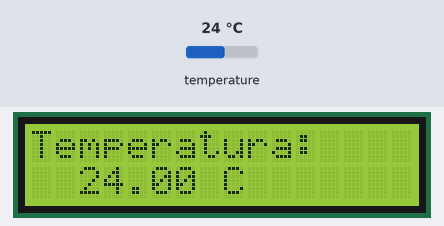
This sketch was run on a simulated Arduino Uno, built with avr-gcc and run on an emulated ATmega328P. On the bench: 16×2 character LCD. The test bench sets the inputs (shaded band); at power-on: temperature 24 °C.

Above: at 1.2 s.
1.3 s: temperature set to 12 °C
At 7.9 s:
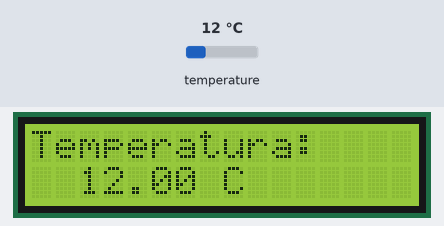
8.8 s: temperature set to 19 °C
At 14.8 s:
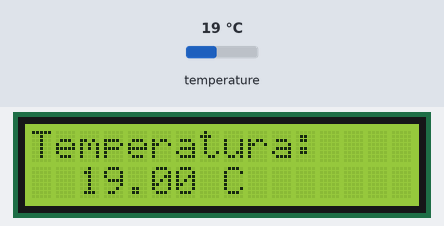
16.2 s: temperature set to 28 °C
At 20.4 s:
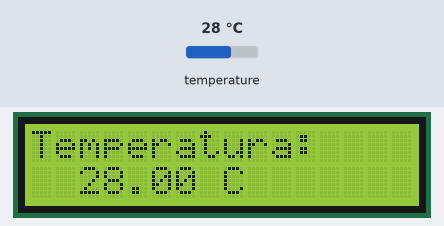
Timing chart, 0 to 21.9 s (numbered marks = the images above; inputs shaded):
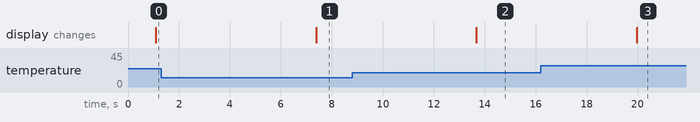

Measured:
- after the input at 1.3 s, the display: changes after 6.1 s (image 1)
- after the input at 8.8 s, the display: changes after 4.9 s (image 2)
- after the input at 16.2 s, the display: changes after 3.8 s (image 3)

The sketch:

ValveController.ino
```cpp
// LCD TERMOMETR


#include <OneWire.h>
#include <LiquidCrystal.h>
#include <DallasTemperature.h>		// pod³¹czamy bibliotekê
// Connections:
// rs (LCD pin 4) to Arduino pin 8
// rw (LCD pin 5) to Arduino pin 11->
// enable (LCD pin 6) to Arduino pin 10->9
// LCD pin 15 to Arduino pin 13
// LCD pins d4, d5, d6, d7 to Arduino pins 5, 4, 3, 2
LiquidCrystal lcd(8, 9, 4, 5, 6, 7);           // select the pins used on the LCD panel
OneWire  ds(2);        // ds18b20 pin #2 (middle pin) to Arduino pin 2

void setup(void) {
	lcd.begin(16, 2);
}
byte i;
byte present = 0;
byte type_s;
byte data[12];
byte addr[8];
float celsius, fahrenheit;

int HighByte, LowByte, SignBit, Whole, Fract, TReading, Tc_100, FWhole;

///////

void loop(void) {


	if ( !ds.search(addr)) {
		ds.reset_search();
		delay(250);
		return;
	}

	if (OneWire::crc8(addr, 7) != addr[7]) {

		return;
	}


	// the first ROM byte indicates which chip
	switch (addr[0]) {
		case 0x10:

		type_s = 1;
		break;
		case 0x28:

		type_s = 0;
		break;
		case 0x22:

		type_s = 0;
		break;
		default:

		return;
	}

	ds.reset();
	ds.select(addr);
	ds.write(0x44, 1);        // start conversion, with parasite power on at the end

	delay(1000);     // maybe 750ms is enough, maybe not
	// we might do a ds.depower() here, but the reset will take care of it.

	present = ds.reset();
	ds.select(addr);
	ds.write(0xBE);         // Read Scratchpad


	for ( i = 0; i < 9; i++) {           // we need 9 bytes
		data[i] = ds.read();

	}


	// Convert the data to actual temperature
	// because the result is a 16 bit signed integer, it should
	// be stored to an "int16_t" type, which is always 16 bits
	// even when compiled on a 32 bit processor.
	int16_t raw = (data[1] << 8) | data[0];
	if (type_s) {
		raw = raw << 3; // 9 bit resolution default
		if (data[7] == 0x10) {
			// "count remain" gives full 12 bit resolution
			raw = (raw & 0xFFF0) + 12 - data[6];
		}
		} else {
		byte cfg = (data[4] & 0x60);
		// at lower res, the low bits are undefined, so let's zero them
		if (cfg == 0x00) raw = raw & ~7;  // 9 bit resolution, 93.75 ms
		else if (cfg == 0x20) raw = raw & ~3; // 10 bit res, 187.5 ms
		else if (cfg == 0x40) raw = raw & ~1; // 11 bit res, 375 ms
		//// default is 12 bit resolution, 750 ms conversion time
	}
	celsius = (float)raw / 16.0;
	fahrenheit = celsius * 1.8 + 32.0;
	lcd.clear();
	lcd.setCursor(0,0);
	lcd.print("Temperatura: ");
	lcd.setCursor(2,1);

	if (SignBit) {
		lcd.print("-");
	}
	lcd.print(celsius);
	lcd.print(" C ");
	delay(5000);  //Czeka 5 sekund i odswierza
}

/////
```

Sensor.c
```cpp
//
//
//

#include "Sensor.h"
```

Sensor.h
```cpp
// Sensor.h

#ifndef _SENSOR_h
#define _SENSOR_h

#if defined(ARDUINO) && ARDUINO >= 100
	#include "arduino.h"
#else
	#include "WProgram.h"
#endif


#endif
```

TemperatureSensor.cpp
```cpp
//
//
//

#include "TemperatureSensor.h"
```

TemperatureSensor.h
```cpp
// TemperatureSensor.h

#ifndef _TEMPERATURESENSOR_h
#define _TEMPERATURESENSOR_h

#if defined(ARDUINO) && ARDUINO >= 100
	#include "arduino.h"
#else
	#include "WProgram.h"
#endif
char* name;
int value;

#endif
```
